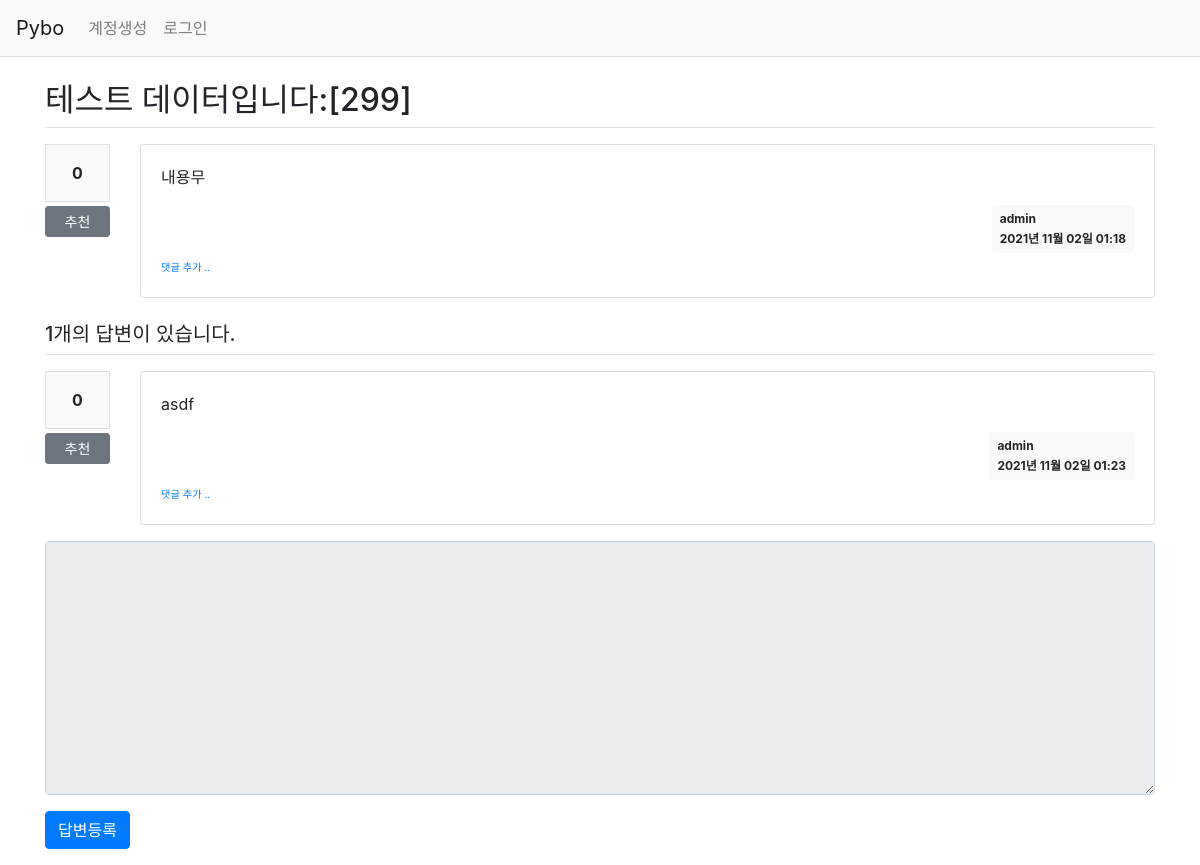
Page /question/detail/300/ on the earlier database version.
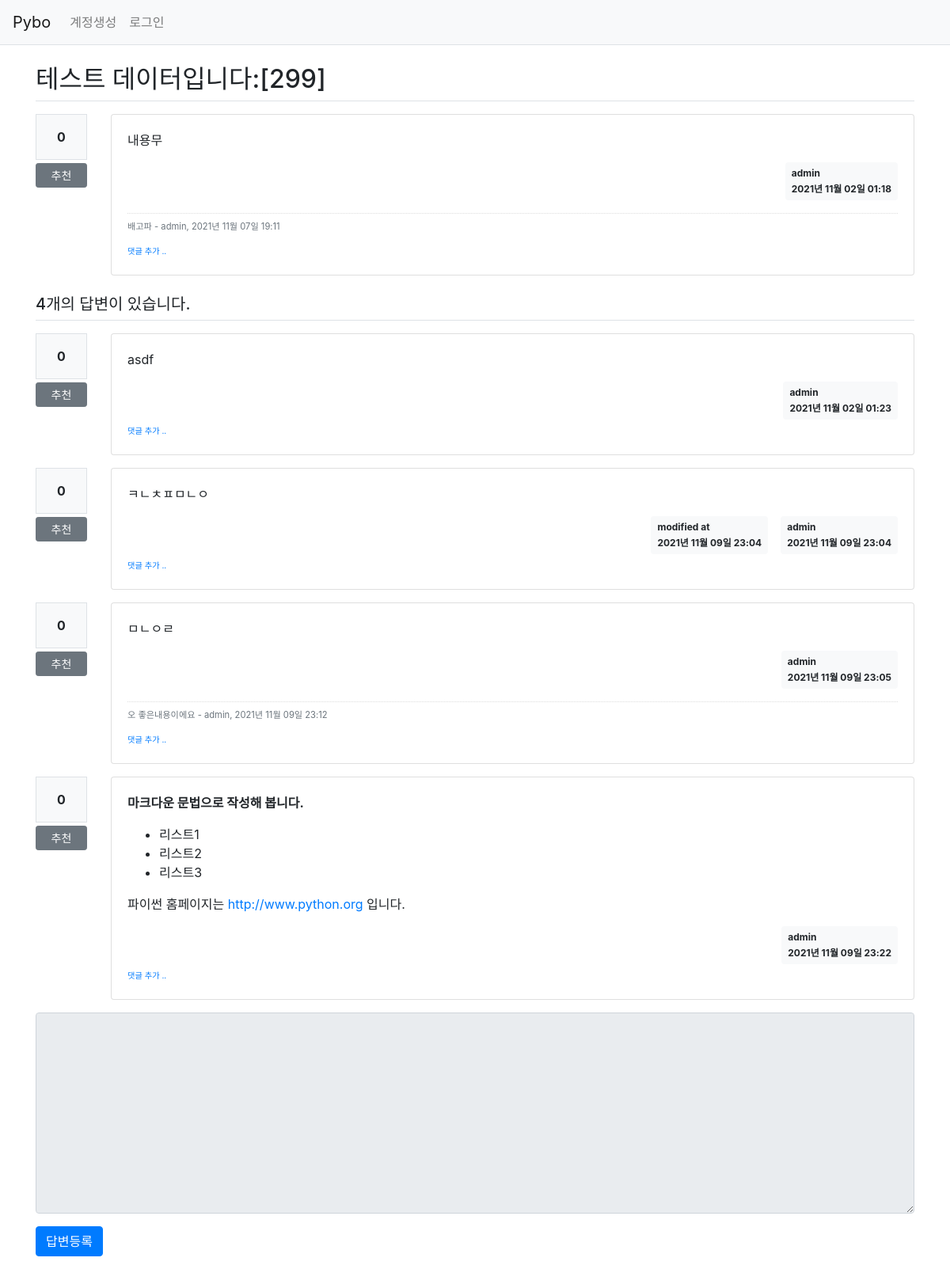
Same page on the later database version.
### pybo/models.py (models this page shows)
class Answer(db.Model):
    id = db.Column(db.Integer, primary_key=True)
    question_id = db.Column(db.Integer, db.ForeignKey('question.id', ondelete='CASCADE'))
    question = db.relationship('Question', backref=db.backref('answer_set'))
    content = db.Column(db.Text(), nullable=False)
    create_date = db.Column(db.DateTime(), nullable=False)
    user_id = db.Column(db.Integer, db.ForeignKey('user.id', ondelete='CASCADE'), nullable=False)
    user = db.relationship('User', backref=db.backref('answer_set'))
    modify_date = db.Column(db.DateTime(), nullable=True)
    voter = db.relationship('User', secondary=answer_voter, backref=db.backref('answer_voter_set'))

class User(db.Model):
    id = db.Column(db.Integer, primary_key=True)
    username = db.Column(db.String(150), unique=True, nullable=False)
    password = db.Column(db.String(200), nullable=False)
    email = db.Column(db.String(120), unique=True, nullable=False)

class Comment(db.Model):
    id = db.Column(db.Integer, primary_key=True)
    user_id = db.Column(db.Integer, db.ForeignKey('user.id', ondelete='CASCADE'), nullable=False)
    user = db.relationship('User', backref=db.backref('comment_set'))
    content = db.Column(db.Text(), nullable=False)
    create_date = db.Column(db.DateTime(), nullable=False)
    modify_date = db.Column(db.DateTime())
    question_id = db.Column(db.Integer, db.ForeignKey('question.id', ondelete='CASCADE'), nullable=True)
    question = db.relationship('Question', backref=db.backref('comment_set'))
    """
    질문에 댓글을 작성시 question_id 필드에, 답변에 댓글이 작성시 answer_id 필드에 값이 저장
    Comment 모델의 데이터에는 question_id 필드 또는 answer_id 필드 중 하나에만 값이 저장
    """
    answer_id = db.Column(db.Integer, db.ForeignKey('answer.id', ondelete='CASCADE'), nullable=True)
    answer = db.relationship('Answer', backref=db.backref('comment_set'))

### pybo/views/question_views.py (the view)
@bp.route('/detail/<int:question_id>/')
def detail(question_id):
    form = AnswerForm()
    question = Question.query.get_or_404(question_id)
    return render_template('question/question_detail.html', question=question, form=form)

### pybo/forms.py
class AnswerForm(FlaskForm):
    content = TextAreaField('내용', validators=[DataRequired('내용은 필수입력 항목입니다.')])

### pybo/filter.py (called while the page is built)
def format_datetime(value, fmt='%Y년 %m월 %d일 %H:%M'):
    return value.strftime(fmt)

### pybo/views/auth_views.py (called while the page is built)
@bp.before_app_request
def load_logged_in_user():
    user_id = session.get('user_id')
    if user_id is None:
        g.user = None
    else:
        g.user = User.query.get(user_id)

### pybo/templates/question/question_detail.html (shortened to what the changed rows need)
{% extends 'base.html' %}
{% block content %}
<div class="container my-3">
    <h2 class="border-bottom py-2">{{ question.subject }}</h2>
    <div class="row my-3">
        <div class="col-1">
        </div>
        <div class="col-11">
            <div class="card">
                <div class="card-body">
                    {% if question.comment_set|length > 0 %}
                    <div class="mt-3">
                    {% for comment in question.comment_set %}
                        <div class="comment py-2 text-muted">
                            <span style="white-space: pre-line;">{{ comment.content }}</span>
                            <span>
                                - {{ comment.user.username }}, {{ comment.create_date|datetime }}
                            </span>
                        </div>
                    {% endfor %}
                    </div>
                    {% endif %}
                </div>
            </div>
        </div>
    </div>
    <h5 class="border-bottom my-3 py-2">{{ question.answer_set|length }}개의 답변이 있습니다.</h5>
    {% for answer in question.answer_set %}
    <div class="row my-3">
        <div class="col-1">
            <div class="bg-light text-center p-3 border font-weight-bolder mb-1">{{ answer.voter|length }}</div>
            <a href="#" data-uri="{{ url_for('vote.answer', answer_id=answer.id) }}"
                class="recommend btn btn-sm btn-secondary btn-block my-1">추천</a>
        </div>
        <div class="col-11">
            <div class="card">
                <div class="card-body">
                    <div class="card-text">{{ answer.content|markdown }}</div>
                    <div class="d-flex justify-content-end">
                        {% if answer.modify_date %}
                        <div class="badge badge-light p-2 text-left mx-3">
                            <div class="mb-2">modified at</div>
                            <div>{{ answer.modify_date|datetime }}</div>
                        </div>
                        {% endif %}
                        <div class="badge badge-light p-2 text-left">
                            <div class="mb-2">{{ answer.user.username }}</div>
                            <div>{{ answer.create_date|datetime }}</div>
                        </div>
                    </div>
                    {% if answer.comment_set|length > 0 %}
                    <div class="mt-3">
                    {% for comment in answer.comment_set %}
                        <div class="comment py-2 text-muted">
                            <span style="white-space: pre-line;">{{ comment.content }}</span>
                            <span>
                                - {{ comment.user.username }}, {{ comment.create_date|datetime }}
                            </span>
                        </div>
                    {% endfor %}
                    </div>
                    {% endif %}
                    <div>
                        <a href="{{ url_for('comment.create_answer', answer_id=answer.id) }}"
                           class="small"><small>댓글 추가 ..</small></a>
                    </div>
                </div>
            </div>
        </div>
    </div>
    {% endfor %}
    <form action="{{ url_for('answer.create', question_id=question.id) }}" method="post" class="my-3">
        <div class="form-group">
        </div>
        <input type="submit" value="답변등록" class="btn btn-primary">
    </form>
</div>
{% endblock %}

Differences in the rows shown:
added Comment: content "배고파", user.username "admin", create_date "2021년 11월 07일 19:11", shown under "테스트 데이터입니다:[299]"
added Answer: voter|length "0", content "ㅋㄴㅊㅍㅁㄴㅇ", modify_date "2021년 11월 09일 23:04", user.username "admin", create_date "2021년 11월 09일 23:04"
added Answer: voter|length "0", content "ㅁㄴㅇㄹ", user.username "admin", create_date "2021년 11월 09일 23:05"
added Comment: content "오 좋은내용이에요", user.username "admin", create_date "2021년 11월 09일 23:12", shown under "0"
added Answer: voter|length "0", content "마크다운 문법으로 작성해 봅니다. 리스트1 리스트2 리스트3 파이썬 홈페이지는 http://www.python.org 입니다.", user.username "admin", create_date "2021년 11월 09일 23:22"
Other differences:
{{ question.answer_set|length }}: "1" → "4"
